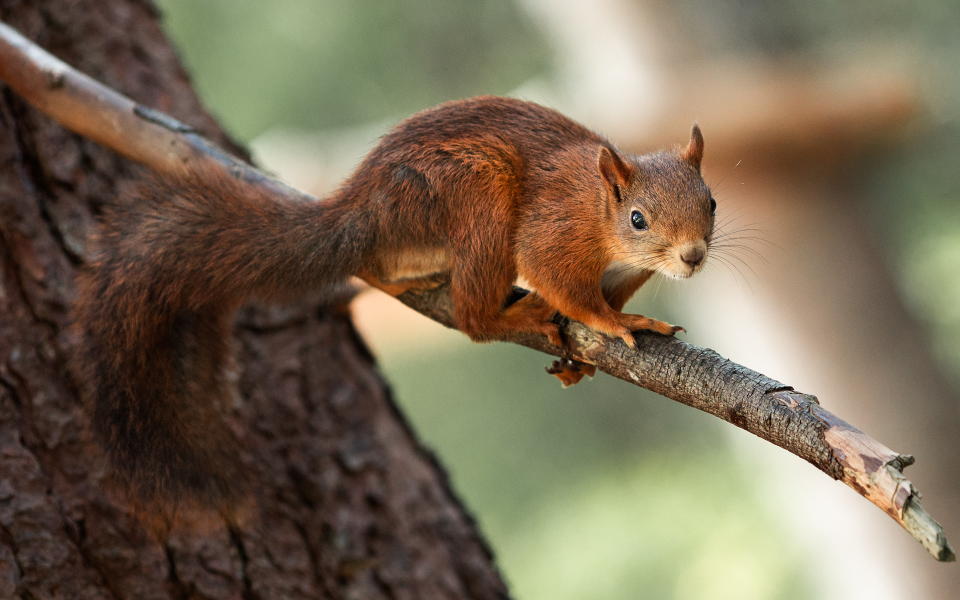
#> input picture src/images/original/blog/Ekkorn_3-4.jpg, 1920 x 1200 px, given in place of blog, which was not available (shown at 1/2 size)
$ python logo_prepare.py   (older library calls are emulated)
#> lines starting #> are read from the running program, lines starting #| are printed output that depends on the picture; pictures that were not available may be replaced by others from this repository, and a replacement may not be noted
#!/usr/bin/env python3
__author__ = 'Emil Bratt Boersting'
import os
from datetime import datetime
from time import sleep
try: # CHECK IF PILLOW IS INSTALLED
    from PIL import Image
except ModuleNotFoundError:
    print('No module found for Pillow')
    exit()
import PIL.ImageOps


def prepare_icon():
    format = "png"
    target_folder = 'prepared'
    relative_root_dir = os.getcwd()
    icon_folder_name = 'original'
    icon_directory = os.path.join(relative_root_dir, icon_folder_name)
    target_directory = os.path.join(relative_root_dir, target_folder)

    if not os.path.isdir(target_directory):
        os.mkdir(target_directory)

    for image in os.listdir(icon_directory):
        source_target = os.path.join(icon_directory,image)
        save_target =  os.path.join(target_directory,image)

        image = Image.open(source_target)
#> image is the input picture: PIL image 1920x1200 RGB; mean R, G, B 120.9, 106.9, 85.2
        inverted_image = PIL.ImageOps.invert( image.convert('L') )
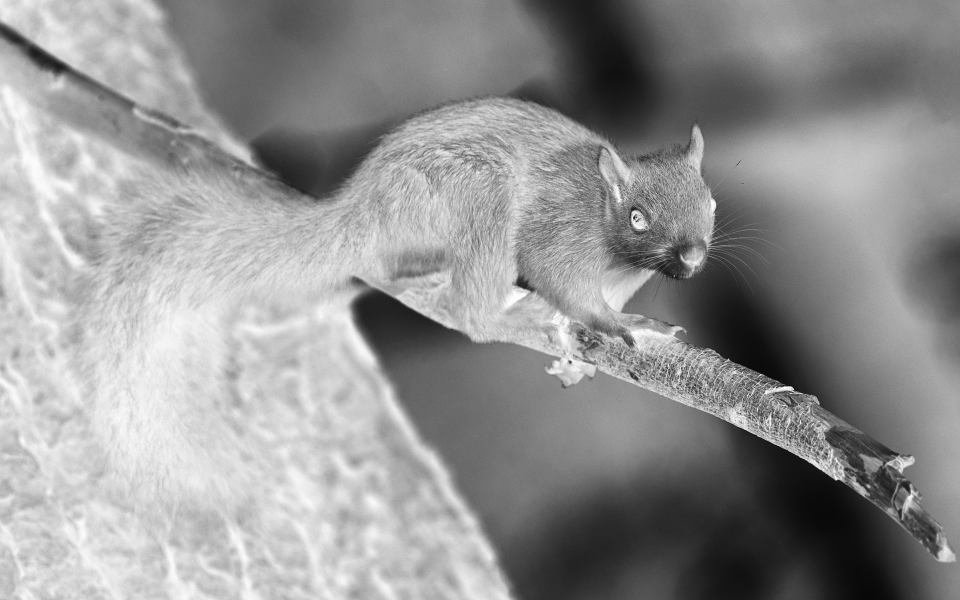
#> inverted_image: PIL image 1920x1200 L (shown at 1/2 size); min 0, max 255, mean 146.4
        inverted_image = (image.convert('LA'))
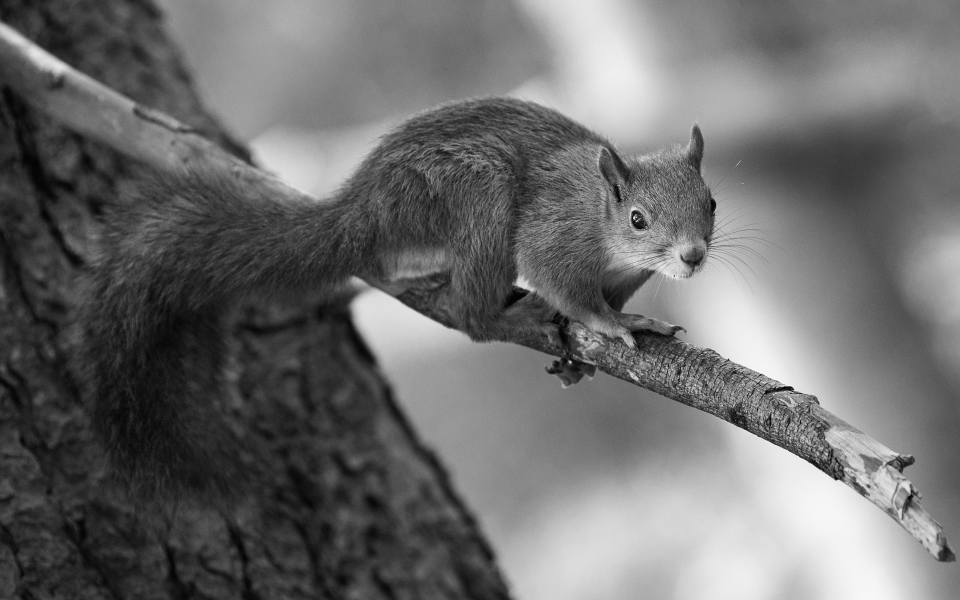
#> inverted_image: PIL image 1920x1200 LA (shown at 1/2 size); mean R, G, B, A 108.6, 108.6, 108.6, 255

        resized_image = inverted_image.resize((120, 120), Image.ANTIALIAS)
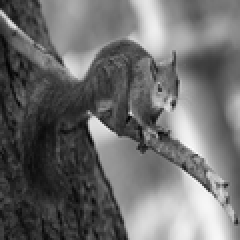
#> resized_image: PIL image 120x120 LA (shown 2 times larger); mean R, G, B, A 108.6, 108.6, 108.6, 255
        resized_image.save(save_target)
        resized_image.close()

if __name__ == '__main__':
    prepare_icon()
